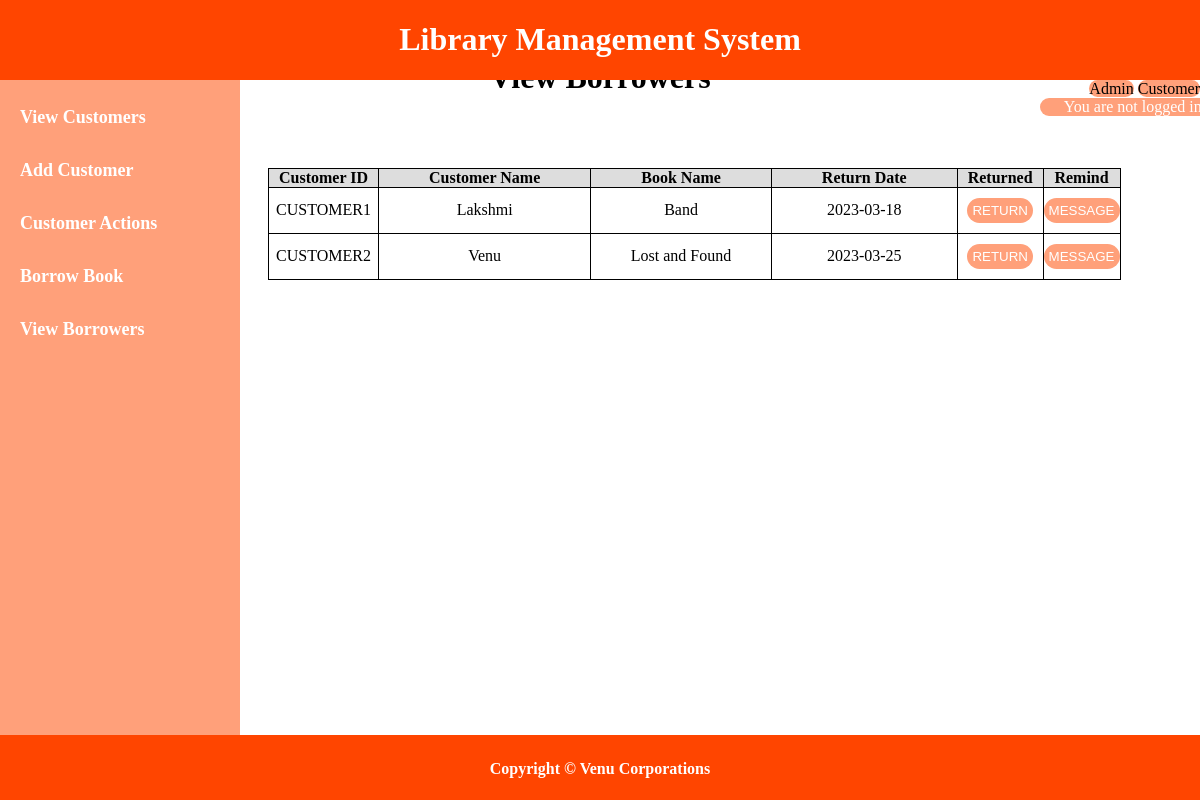
Screenshot of /view-borrowerspg with the database file from the repository.
### tables this page shows
CREATE TABLE borrowers(custid TEXT NOT NULL, 
        custname TEXT NOT NULL, bkname TEXT NOT NULL, returndate DATE, 
        FOREIGN KEY(custid) REFERENCES customers(custid));

### customerController.py (the view)
    def view_borrowers(self):
        cm = customerModel(app)
        borrowdata = cm.fetch_borrowers()
        return render_template("view_borrowers.html", borrowdata = borrowdata)

### customer_model.py (called while the page is built)
    def fetch_borrowers(self):
        self.cur.execute("SELECT * FROM borrowers")
        borrowdata = self.cur.fetchall()
        return borrowdata

    def __del__(self):
        self.cur.close()
        self.conn.close()

### templates/view_borrowers.html
{% extends "layoutCustomer.html" %}
{% block body %}
<div class="heading-index">
    <h1>View Borrowers</h1>
</div>
<div class="add-form">
    <table class="responsive-table">
        <thead>
            <tr>
                <th class="short">Customer ID</th>
                <th>Customer Name</th>
                <th>Book Name</th>
                <th>Return Date</th>
                <th class="short">Returned</th>
                <th class="short">Remind</th>
            </tr>
        </thead>
        <tbody>
            {% for data in borrowdata %}
            <tr>
                <td>{{ data[0] }}</td>
                <td>{{ data[1] }}</td>
                <td>{{ data[2] }}</td>
                <td>{{ data[3] }}</td>
                <td><button data-del-borrow = {{ data[0] }} data-del-bkname = {{ data[2] }} type="button" class="delete-borrow func-btn">RETURN</button></td>
                <td><button data-borrow-id = {{ data[0] }} data-borrow-name = {{ data[1] }} data-borrow-bkname = {{ data[2] }} data-borrow-data = {{ data[3] }} type="button" class="mail-borrow func-btn">MESSAGE</button></td>
            </tr>
            {% endfor %}
        </tbody>
    </table>
</div>
{% endblock %}

### static/css/lms.css (style rules this page uses)
.heading-index { text-align: center; margin-top: 5%; }
.add-form { padding: 50px 0 0 250px; }
.responsive-table { border-collapse: collapse; margin: 0 0 0 10px; }
.responsive-table td { border: 1px solid black; text-align: center; padding: 10px 0 10px 0; }
.responsive-table th { padding: 0 50px 0 50px; border: 1px solid black; background: #ddd; }
.short { padding: 0 10px 0 10px !important; }
.func-btn { background: #FFA07A; color: #fff; border: none; cursor: pointer; border-radius: 25px; text-decoration: none; padding: 5px 5px 5px 5px; }

### rows the page displays
borrowers: custid "CUSTOMER1", custname "Lakshmi", bkname "Band", returndate "2023-03-18"
borrowers: custid "CUSTOMER2", custname "Venu", bkname "Lost and Found", returndate "2023-03-25"
